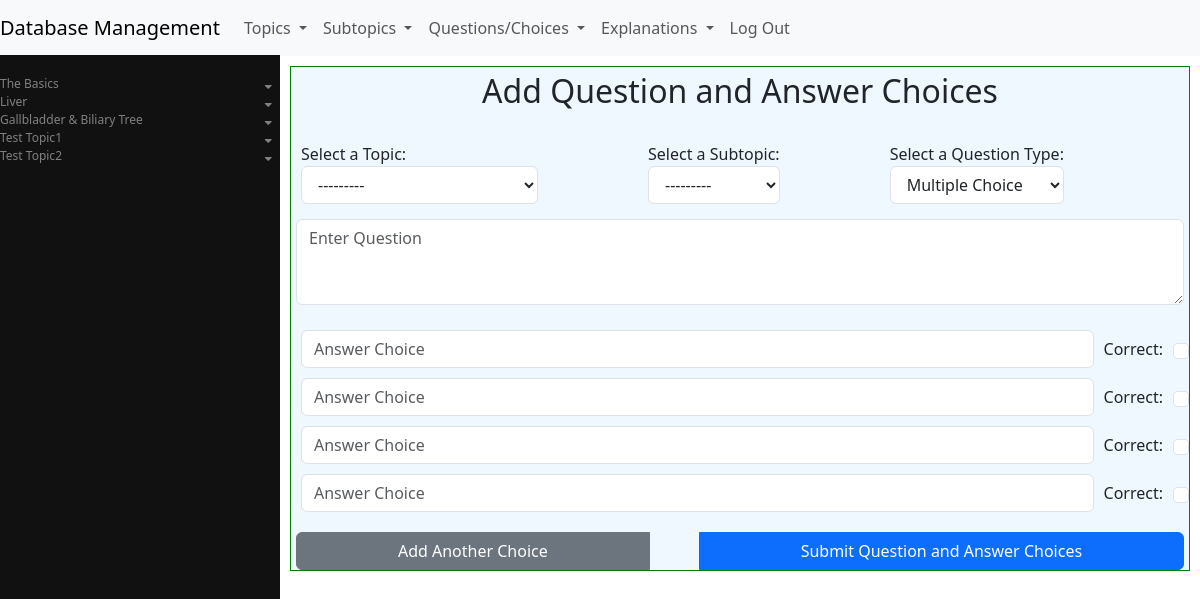
The app's page /management/portal/add_question_and_choices (signed in) with its own data.
### management/models.py (models this page shows, shortened)
class Topic(models.Model):
    name = models.CharField(max_length=40, unique=True) #100
    slug = models.SlugField(max_length=50, unique=True, blank=True) #150
    date_created = models.DateTimeField(auto_now_add=True)
    created_by = models.ForeignKey(settings.AUTH_USER_MODEL, on_delete=models.SET_NULL,
        null=True, related_name='created_topics')
    date_modified = models.DateTimeField(auto_now=True)
    modified_by = models.ForeignKey(settings.AUTH_USER_MODEL, on_delete=models.SET_NULL,
        null=True, blank=True, related_name='modified_topics')
    is_visible = models.BooleanField(default=True) # topic should be displayed or not
    display_order = models.IntegerField(default=0, blank=False, null=False)
    def __str__(self):
        return self.name
    class Meta:
        ordering = ['display_order', 'id']

### management/views.py (the view, shortened to what this page needs)
# urls.py: path("add_question_and_choices", views.add_question_and_choices, name="add_question_and_choices"),
@login_required(login_url='login')
def add_question_and_choices(request):
    if request.method == 'GET':
        add_question_form = AddQuestionForm()
        add_choice_forms = [AddChoiceForm(prefix=str(i)) for i in range(4)]
        topics = Topic.objects.all()
        return render(request, 'management/add_question_and_choices.html', {
            'add_question_form' : add_question_form,
            'add_choice_forms' : add_choice_forms,
            'topics' : topics,
        })

### management/models.py (called while the page is built)
def get_default_question_type():
    try:
        return QuestionType.objects.get(name='Multiple Choice').id
    except QuestionType.DoesNotExist:
        return None

    def __str__(self):
        return self.name

### management/templates/management/add_question_and_choices.html (shortened to what this page needs)
{% extends "management/layout.html" %}
{% block body %}
    <div class="form-container" id="add-question-and-choices-container">
        <h2>Add Question and Answer Choices</h2><br>
        <form id="add-question-and-choices-form" data-fetch="true" method="post" action="#">
            <div id="add-question-container">
                <div class="add-question-fields">
                    <div class="form-group">
                        {{ add_question_form.topic.label_tag }}
                        {{ add_question_form.topic }}
                    </div>
                    <div class="form-group">
                        {{ add_question_form.subtopic.label_tag }}
                        {{ add_question_form.subtopic }}
                    </div>
                    <div class="form-group">
                        {{ add_question_form.question_type.label_tag }}
                        {{ add_question_form.question_type }}
                    </div>
                </div>
                <div class="form-group" id="add-question-text">
                    {{ add_question_form.text}}
                </div>
            </div>
            <div id="add-choices-container">
                {% for add_choice_form in add_choice_forms %}
                    <div class="choice-form" id="add-choice-{{ forloop.counter }}">
                        <div class="add-choice-fields">
                            {{ add_choice_form.text }}
                            {{ add_choice_form.is_correct.label_tag }}
                            {{ add_choice_form.is_correct }}
                        </div>
                    </div>
                {% endfor %}
            </div>
            <div class="btn-group" role="group">
                <button class="btn btn-secondary" id="add-choice-btn" type="button">
                    Add Another Choice
                </button>
                <button class="btn btn-primary" id="add-question-and-choices-btn" type="submit" >
                    Submit Question and Answer Choices
                </button>
            </div>
        </form>
    </div>
{% endblock %}

### management/templates/management/layout.html (shortened to what this page needs)
{% load static %}
<!DOCTYPE html>
<html lang="en">
    <head>
        <link href="https://cdn.jsdelivr.net/npm/bootstrap@5.3.3/dist/css/bootstrap.min.css" rel="stylesheet"
>
            <link rel="stylesheet"
            href="https://cdnjs.cloudflare.com/ajax/libs/font-awesome/5.15.4/css/all.min.css">
        <link href="{% static 'management/styles.css' %}" rel="stylesheet">
    </head>
    <body>
        <nav class="navbar navbar-expand-lg navbar-light bg-light">
            <a class="navbar-brand" href="#">Database Management</a>
            <div>
              <ul class="navbar-nav mr-auto">
                <li class="nav-item dropdown">
                    <a class="nav-link dropdown-toggle"
                        href="#" id="navbardrop-topic" data-bs-toggle="dropdown">Topics
                    </a>
                </li>
                <li class="nav-item dropdown">
                    <a class="nav-link dropdown-toggle"
                        href="#" id="navbardrop-subtopic" data-bs-toggle="dropdown">Subtopics
                    </a>
                </li>
                <li class="nav-item dropdown">
                    <a class="nav-link dropdown-toggle"
                        href="#" id="navbardrop-question" data-bs-toggle="dropdown">Questions/Choices
                    </a>
                </li>
                <li class="nav-item dropdown">
                    <a class="nav-link dropdown-toggle"
                        href="#" id="navbardrop-choice" data-bs-toggle="dropdown">Explanations
                    </a>
                </li>
                <li class="nav-item">
                    <a class="nav-link" href="{% url 'logout' %}">Log Out</a>
                </li>
              </ul>
            </div>
          </nav>
          <div class="sidebar">
            {% if topics %}
                {% for topic in topics %}
                    <a href="#" id="topic-{{ topic.id }}" class="topic" data-topic-id="{{ topic.id }}">{{ topic.name }}
                        {% if topic.subtopics.exists %}
                            <i class="fa fa-caret-down" id="caretdown-{{ topic.id }}"></i>
                        {% endif %}
                    </a>
                {% endfor %}
            {% endif %}
          </div>
        <div class="body" id="management-container">
            {% block body %}
            {% endblock %}
        </div>
    </body>
</html>

### management/static/management/styles.css (style rules this page uses)
body, html { overflow: hidden; height: 100%; }
.sidebar { height: calc(100% - 55px); width: 280px; position: fixed; z-index: 1; top: 55px; left: 0; background-color: #111; overflow-y: auto; overflow-x: hidden; padding-top: 20px; }
.sidebar a { padding: 6px, 8px, 6px, 16px; text-decoration: none; font-size: 12px; color: #818181; display: block; border: none; background: none; width: 100%; text-align: left; cursor: pointer; outline: none; }
.fa-caret-down { float: right; padding-right: 8px; padding-top: 6px; }
#management-container { height: calc(100vh - 55px); margin-left: 280px; padding: 10px; display: flex; justify-content: flex-start; flex-direction: column; overflow-y: auto; overflow-x: hidden; }
.form-container { width: 100%; margin: 0; padding-top: 5px; background-color: aliceblue; border: solid 1px green; overflow: auto; }
.form-container h2 { text-align: center; }
#add-question-and-choices-form { display: flex; flex-direction: column; gap: 10px; }
.add-question-fields { display: flex; align-items: center; gap: 100px; margin-left: 5px; }
#new-question { width: 100%; resize: vertical; }
.form-group { display: flex; flex-direction: column; margin-bottom: 15px; margin-left: 5px; margin-right: 5px; }
.choice-form { margin-bottom: 10px; }
.add-choice-fields, .edit-choice-fields, .choice-fields { display: flex; align-items: center; gap: 10px; }
.btn-group { display: flex; justify-content: space-between; gap: 50px; margin-left: 5px; margin-right: 5px; }
.btn { flex: 1; }
#topic-for-renamed-subtopic, #choose-subtopic-to-rename, #topic-for-question, #subtopic-for-question { -webkit-appearance: menulist; -moz-appearance: menulist; appearance: menulist; }
#question-type, #topic-for-edit-question, #subtopic-for-edit-question, #question-to-edit { -webkit-appearance: menulist; -moz-appearance: menulist; appearance: menulist; }

### records on screen
Topic: name "The Basics"
Topic: name "Liver"
Topic: name "Gallbladder & Biliary Tree"
Topic: name "Test Topic1"
Topic: name "Test Topic2"

### other values on screen
{{ add_question_form.topic.label_tag }} "Select a Topic:"
{{ add_question_form.subtopic.label_tag }} "Select a Subtopic:"
{{ add_question_form.question_type.label_tag }} "Select a Question Type:"
{{ add_choice_form.is_correct.label_tag }} "Correct:" "Correct:" "Correct:" "Correct:"
